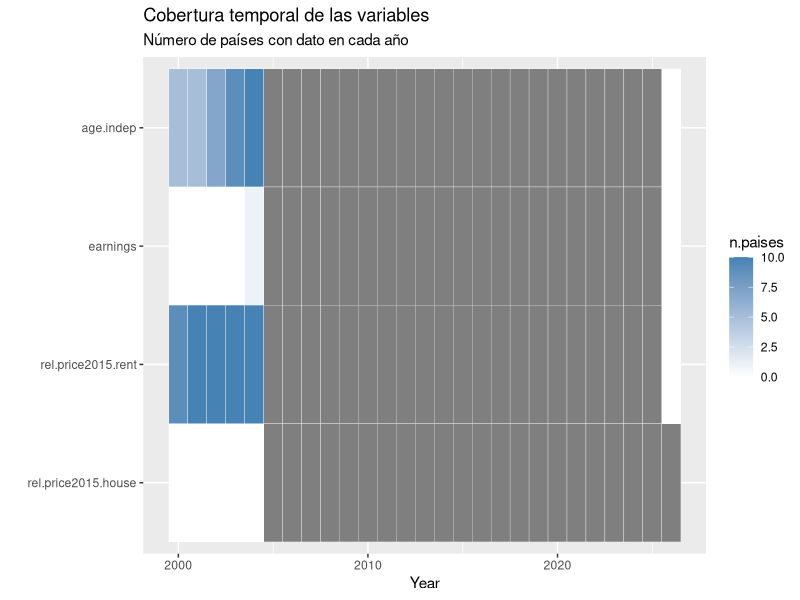
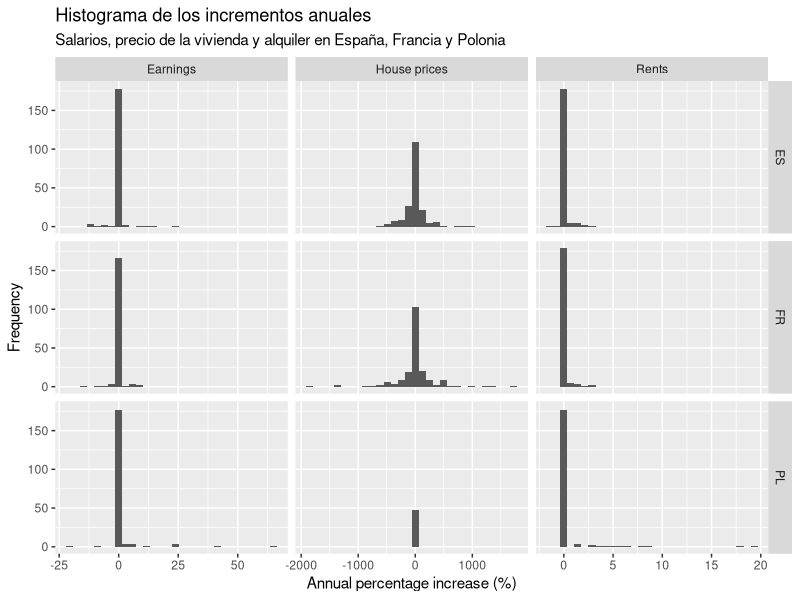
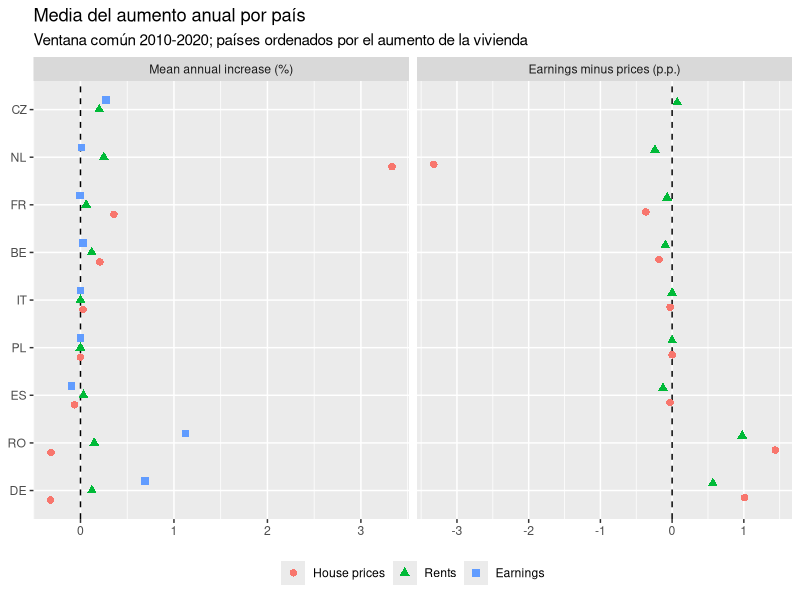
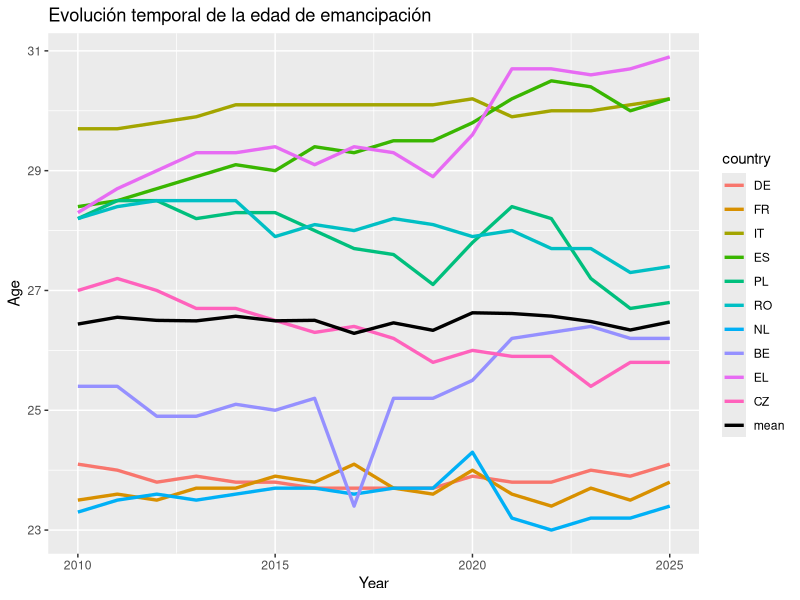
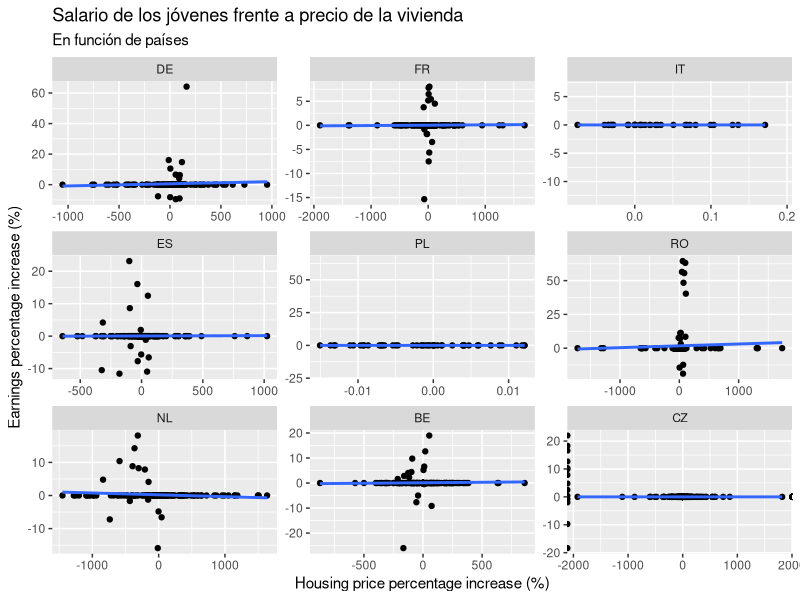
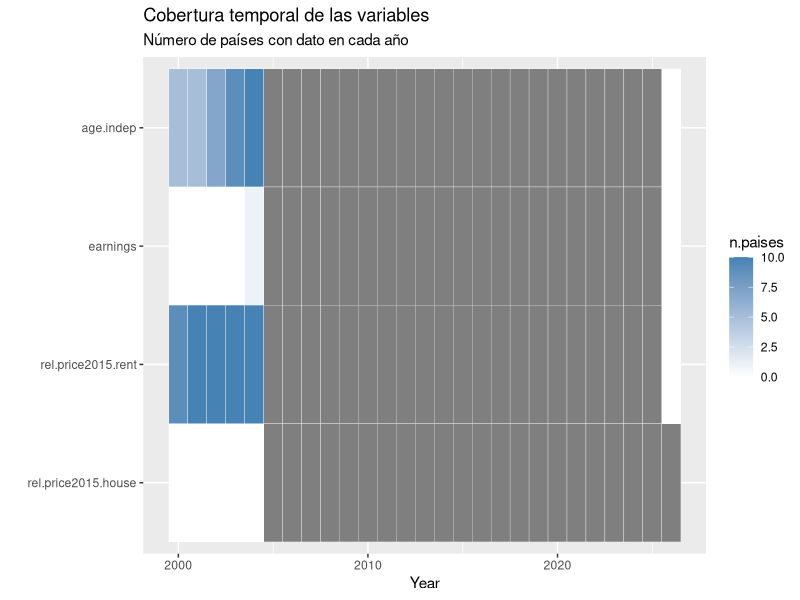
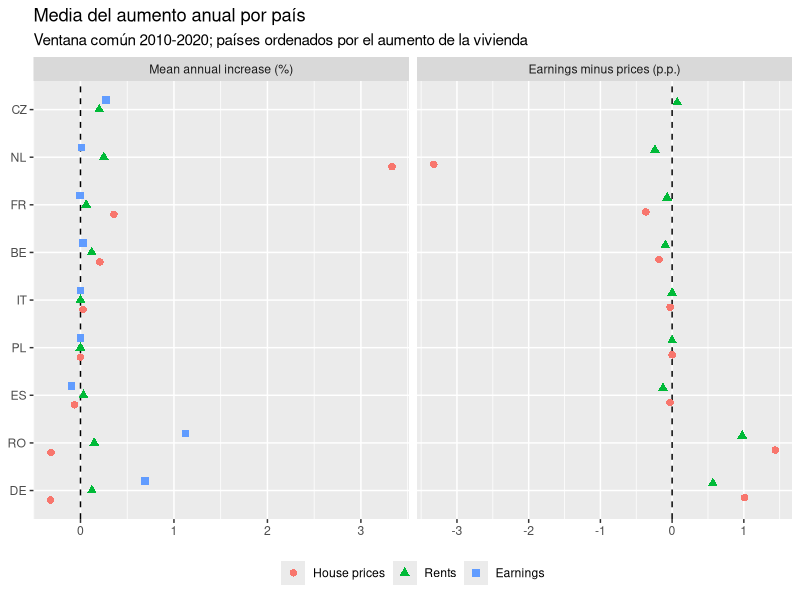
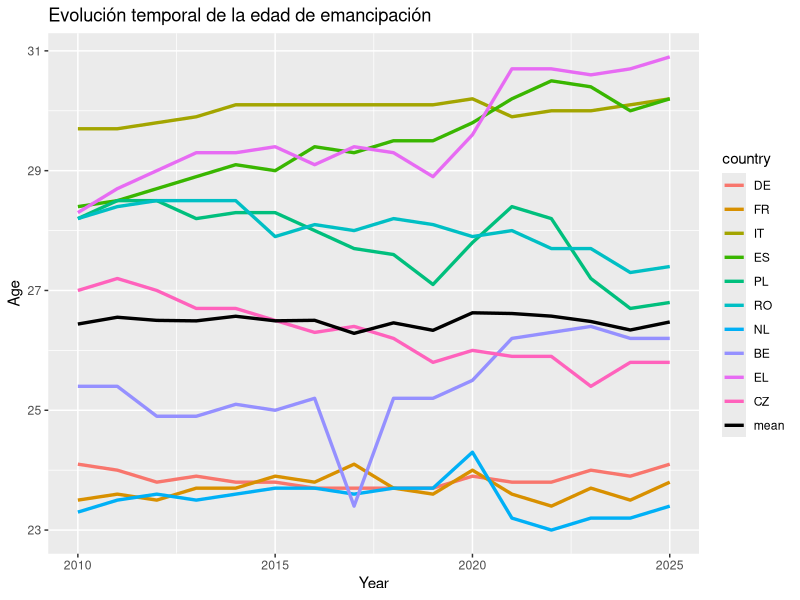

These figures' R source, in order: (Note: this script raises an error after producing the figures.)
## ---- chunk 1
knitr::opts_chunk$set(fig.width = 6.5, fig.height = 3.5, out.width = '100%',
                      echo = FALSE, message = FALSE, warning = FALSE)
# Tamaño por defecto de las figuras: 6.5 x 4.5 pulgadas, ajustadas al ancho del texto de la plantilla MDPI
## ---- chunk 2
library(readr)
library(stringr)
library(dplyr)
library(tidyr)
library(magrittr)
library(lubridate)
library(ggplot2)
library(GGally)
## ---- chunk 3
# Cargamos el dataframe
poblacion <- read_tsv('data/poblacion_paises.tsv')

# Limpiamos los nombres de la variable country para obtener los nombres de los paises
colnames(poblacion)[1] <- 'country'
poblacion %<>% mutate(country = sub("^.*,", "", country)) %>% mutate(across(-1, ~ as.numeric(gsub('[^0-9.]', '', .x))))

# Calculamos la media poblacional de cada pais desde el 2000 hasta hoy
poblacion %<>% transmute(country, population = rowMeans(select(., -country), na.rm = TRUE))

# Ordenamos los paises de mayor a menor poblacion
# Eliminamos algunos que no pertenecen politicamente a Europa
poblacion %<>% arrange(desc(population)) %>% filter(!(country %in% c('RU', 'UA', 'DE_TOT', 'TR', 'FX', 'BY', 'AZ', 'UK')))

# Nos quedamos con los nombres de los 10 primeros
mas.poblacion10 <- poblacion$country[1:10]

# Nos quedamos con los nombres de los 5 primeros
mas.poblacion5 <- poblacion$country[1:5]
## ---- chunk 4
# Cargamos el dataframe
indep.resid <- read_tsv('data/edad_independencia_residencial.tsv')

# La primera columna viene con los valores de sex y country, por lo que hay que separarlos
colnames(indep.resid)[1] <- 'sex.country'
indep.resid %<>% mutate(sex.country = sub("^.*,([^,]*,[^,]*)$", "\\1", sex.country)) %>% separate(sex.country, into = c('sex', 'country'), sep = ',') %>% mutate(sex = factor(sex))

# Aqui pasamos los valores de edad de emancipacion en funcion de año a formato tidy
# Filtramos para quedarnos con sex = 'T', el total, ya que no nos interesa la diferenciacion por sexos
# Nos quedamos con los 10 paises mas poblados
indep.resid %<>% mutate(across(c(-1, -2), ~ as.numeric(gsub('[^0-9.]', '', .x)))) %>% pivot_longer(cols = c(-1, -2), names_to = 'year', values_to = 'age.indep') %>% mutate(year = as.numeric(year)) %>% filter(sex == 'T' & country %in% mas.poblacion10) %>% select(-sex) %>% mutate(country = factor(country, levels = mas.poblacion10, labels = mas.poblacion10))
## ---- chunk 5
precio.vivienda <- read_tsv('data/precio_vivienda.tsv')

colnames(precio.vivienda)[1] <- 'country'
precio.vivienda %<>% mutate(country = sub(".*,", "", country))

precio.vivienda %<>% mutate(across(-1, ~ as.numeric(gsub('[^0-9.]', '', .x)))) %>% pivot_longer(cols = -1, names_to = 'year.quadri', values_to = 'rel.price2015.house')

# Como el indice viene por cuatrimestres, nos quedamos con 1 solo valor, el correspondiente al cuatrimestre 1
precio.vivienda %<>% separate(year.quadri, into = c('year', 'quadri'), sep = '-') %>% mutate(quadri = factor(quadri, ordered=TRUE)) %>% mutate(year = as.numeric(year)) %>% filter(country %in% mas.poblacion10 & quadri == 'Q1') %>% select(-quadri) %>% mutate(country = factor(country, levels = mas.poblacion10, labels = mas.poblacion10))
## ---- chunk 6
precio.alquiler <- read_tsv('data/precio_alquiler.tsv')

colnames(precio.alquiler)[1] <- 'country'
precio.alquiler %<>% mutate(country = sub(".*,", "", country))

precio.alquiler %<>% mutate(across(-1, ~ as.numeric(gsub('[^0-9.]', '', .x)))) %>% pivot_longer(cols = -1, names_to = 'year', values_to = 'rel.price2015.rent') %>% mutate(year = as.numeric(year)) %>% filter(country %in% mas.poblacion10) %>% mutate(country = factor(country, levels = mas.poblacion10, labels = mas.poblacion10))
## ---- chunk 7
salarios2 <- read_tsv('data/salarios2.tsv')

# Este dataframe ha sido obtenido de otra fuente
# Por eso los nombres de los paises vienen en otro formato y hay que hacer el filtrado manualmente otra vez 
salarios2 %<>% transmute(country = ref_area.label, year = time, earnings = 0.9*obs_value, source = factor(source.label))
names.country <- c('Germany', 'France', 'Italy', 'Spain', 'Poland', 'Romania', 'Netherlands', 'Belgium', 'Greece', 'Czechia')
names.country %in% salarios2$country
salarios2 %<>% filter(country %in% names.country) %>% mutate(country = factor(country, levels = names.country, labels = mas.poblacion10))

# En algunos paises se ha cambiado el metodo de cuantificar los salarios, por lo que hay saltos muy grandes de un año a otro
# Identificamos los paises en los que ha pasado esto
major.source <- salarios2 %>% count(country, source) %>% group_by(country) %>% arrange(desc(n)) %>% slice(1) %>% mutate(major.source = source) %>% select(c(-source, -n))

# Para no estropear la tendencia temporal, nos quedamos con los datos correspondientes a 1 solo metodo, del que mas observaciones haya
salarios2 %<>% full_join(major.source) %>% mutate(earnings = ifelse(source == major.source, earnings, NA)) %>% select(c(-major.source, -source))
## ---- chunk 8
# Juntamos todas las variables en un dataframe por paises y años
jovenes.df <- indep.resid %>% full_join(salarios2) %>% full_join(precio.alquiler) %>% full_join(precio.vivienda) 
## ---- chunk 9
sumario.jovenes <- data.frame(variable = colnames(jovenes.df))
sumario.jovenes$type <- sapply(jovenes.df, function(x) class(x)[1])
sumario.jovenes$levels <- sapply(jovenes.df, function(x) length(unique(x)))
sumario.jovenes$topLevel <- sapply(jovenes.df, function(x) names(which.max(table(x))))
sumario.jovenes$topCount <- sapply(jovenes.df, function(x) max(table(x)))
sumario.jovenes$topFrac <- sumario.jovenes$topCount / nrow(jovenes.df)
sumario.jovenes$missFreq <- sapply(jovenes.df, function(x) sum(is.na(x)))
sumario.jovenes$missFrac <- sumario.jovenes$missFreq / nrow(jovenes.df)


tab.df <- sumario.jovenes
num <- suppressWarnings(as.numeric(tab.df$topLevel))
tab.df$topLevel <- ifelse(is.na(num), tab.df$topLevel, format(round(num, 2), trim = TRUE, drop0trailing = TRUE))

tab.sumario <- knitr::kable(tab.df, format = 'latex', booktabs = TRUE, linesep = '', digits = 3, align = c('l', 'l', 'r', 'r', 'r', 'r', 'r', 'r'), col.names = c('Variable', 'Type', 'Levels', 'Top level', 'Top count', 'Top frac.', 'Miss. freq.', 'Miss. frac.'))
knitr::asis_output(paste0('\\begin{table}[H]\n\\caption{Resumen de las variables del conjunto de datos.}\n\\centering\\footnotesize\\setlength{\\tabcolsep}{4pt}\n', paste(tab.sumario, collapse = '\n'), '\n\\end{table}\n'))
## ---- chunk 10
dim(jovenes.df)
# Numero de registros y de variables

vars.num <- setdiff(colnames(jovenes.df)[sapply(jovenes.df, is.numeric)], 'year')
vars.num
# Variables cuantitativas continuas. 'country' es cualitativa nominal y 'year' es cuantitativa discreta (indice temporal)

por.var <- function(f) unname(sapply(jovenes.df[vars.num], f))
# Aplica una funcion a cada variable numerica y devuelve un vector sin nombres
## ---- chunk 11
cobertura <- jovenes.df %>% group_by(year) %>% summarise(across(all_of(vars.num), ~ sum(!is.na(.x)))) %>% pivot_longer(-year, names_to = 'variable', values_to = 'n.paises') %>% mutate(variable = factor(variable, levels = rev(vars.num)))

ggplot(cobertura, aes(x = year, y = variable, fill = n.paises)) + geom_tile(color = 'white') + scale_fill_gradient(low = 'white', high = 'steelblue', limits = c(0, length(unique(jovenes.df$country)))) + labs(title = 'Cobertura temporal de las variables', subtitle = 'Número de países con dato en cada año') + xlab('Year') + ylab('')
ggsave('results/univ_cobertura.pdf', width = 14, height = 10, dpi = 300)
## ---- chunk 12
# Limitamos el estudio desde el 2010 hasta el 2025
jovenes.df %<>% filter(year >= 2010 & year <= 2025)

# Obtenemos el primer año en el que comienzan las medidas de salarios y precios
# Tomamos este año como valor de referencia para poder compararlos luego mas facilmente
year.start <- jovenes.df %>% group_by(country) %>% arrange(year) %>% select(c(country, year, rel.price2015.rent, rel.price2015.house, earnings)) %>%  filter(if_all(everything(), ~ !is.na(.x))) %>% slice(1) %>% ungroup() %>% transmute(country, year.start = year)

jovenes.df <- full_join(jovenes.df, year.start)

# Ahora tomamos, para cada variable, un valor de 100 en el año de referencia, asi las podremos comparar mejor graficamente
jovenes.df %<>% group_by(country) %>% mutate(earnings = earnings/earnings[year == unique(year.start)]*100, price.rent = rel.price2015.rent/rel.price2015.rent[year == unique(year.start)]*100, price.house = rel.price2015.house/rel.price2015.house[year == unique(year.start)]*100) %>% select(c(-year.start, -rel.price2015.rent, -rel.price2015.house)) %>% ungroup()

# Calculamos el aumento porcentual de los salarios, alquileres y precio de la vivienda para cada año
jovenes.df %<>%
  group_by(country) %>%
  arrange(year, .by_group = TRUE) %>%
  mutate(
    age.diff = age.indep - lag(age.indep),
    earn.diff = earnings - lag(earnings),
    house.diff = price.house - lag(price.house),
    rent.diff = price.rent - lag(price.rent)
  ) %>%
  ungroup()
## ---- chunk 13
# Calculamos ahora cuales son las variables cuantitativas continuas tras las transformaciones
vars.num <- setdiff(colnames(jovenes.df)[sapply(jovenes.df, is.numeric)], 'year')
vars.num
## ---- chunk 14
mystats <- function(x, na.omit = TRUE) {
  if (na.omit) x <- x[!is.na(x)]
  m <- mean(x)
  n <- length(x)
  s <- sd(x)
  skew <- sum((x - m)^3 / s^3) / n
  kurt <- sum((x - m)^4 / s^4) / n - 3
  return(c(n = n, mean = m, trimmed = mean(x, trim = 0.1), median = median(x), min = min(x), q1 = quantile(x, 0.25, names = FALSE), q3 = quantile(x, 0.75, names = FALSE), max = max(x), stdev = s, var = var(x), mad = mad(x), IQR = IQR(x), skew = skew, kurtosis = kurt))
}
# Funcion del Tema 6 (asimetria y curtosis en exceso), ampliada con media recortada (10%), cuartiles, rango intercuartilico y MAD

estad <- sapply(jovenes.df[vars.num], mystats)

t(round(estad[c('n', 'mean', 'trimmed', 'median', 'min', 'q1', 'q3', 'max'), ], 2))
# Tendencia central y posicion

t(round(estad[c('stdev', 'var', 'mad', 'IQR', 'skew', 'kurtosis'), ], 2))
# Dispersion y forma (skew > 0: cola larga a la derecha; kurtosis > 0: colas mas pesadas que la normal)
## ---- chunk 15
# Estadisticos de cada variable calculados por pais (5 paises mas poblados)
nm <- names(mystats(c(0, 1)))
mystats.pais <- function(x) if (all(is.na(x))) setNames(rep(NA_real_, length(nm)), nm) else mystats(x)
estad.pais <- lapply(mas.poblacion5, function(p) t(sapply(jovenes.df[jovenes.df$country == p, vars.num], mystats.pais)))
names(estad.pais) <- mas.poblacion5
# estad.pais[[pais]]: una fila por variable y una columna por estadistico (n, mean, trimmed, median, ..., kurtosis)

# Tabla compacta: media y desviacion tipica (SD) de cada variable en cada pais
nc <- length(mas.poblacion5)
mat <- do.call(cbind, lapply(mas.poblacion5, function(p) round(estad.pais[[p]][, c('mean', 'stdev')], 2)))
tab.df <- data.frame(variable = vars.num, mat, check.names = FALSE, row.names = NULL)

tab.k <- knitr::kable(tab.df, format = 'latex', booktabs = TRUE, linesep = '', digits = 2, align = c('l', rep('r', 2 * nc)), col.names = c('Variable', rep(c('Mean', 'SD'), nc)))

# Cabecera con el nombre de cada pais sobre sus dos columnas, y dos bloques: niveles y variaciones anuales (variables .diff)
lin <- unlist(strsplit(paste(tab.k, collapse = '\n'), '\n'))
i.mid <- grep('^\\\\midrule', lin)[1]
i.bot <- grep('^\\\\bottomrule', lin)
cuerpo <- lin[(i.mid + 1):(i.bot - 1)]
es.diff <- grepl('\\.diff$', vars.num)
cab <- paste0(' & ', paste0('\\multicolumn{2}{c}{', mas.poblacion5, '}', collapse = ' & '), ' \\\\')
cmr <- paste0('\\cmidrule(lr){', seq(2, by = 2, length.out = nc), '-', seq(3, by = 2, length.out = nc), '}', collapse = '')
bloque <- function(titulo) paste0('\\midrule\\multicolumn{', 2 * nc + 1, '}{l}{\\textit{', titulo, '}}\\\\')
tabla <- paste(c(lin[1:(i.mid - 2)], cab, cmr, lin[i.mid - 1], cuerpo[!es.diff], cuerpo[es.diff], lin[i.bot:length(lin)]), collapse = '\n')

knitr::asis_output(paste0('\\begin{table}[H]\n\\caption{Media y desviación típica (SD) por país de las variables numéricas (5 países más poblados).}\n\\centering\\footnotesize\\setlength{\\tabcolsep}{3pt}\n\\resizebox{\\ifdim\\width>\\linewidth\\linewidth\\else\\width\\fi}{!}{%\n', tabla, '}\n\\end{table}\n'))
## ---- chunk 16
paises.excluir <- character(0)
# Paises que se quieran dejar fuera del estudio (por ejemplo, uno con una serie muy corta que acorte la ventana comun). Grecia ya queda fuera porque no tiene serie de vivienda

aumentos <- jovenes.df %>% filter(!country %in% paises.excluir) %>% select(country, year, earnings, price.rent, price.house, earn.pct = earn.diff, rent.pct = rent.diff, house.pct = house.diff)
# Aumento porcentual: la propia .diff (variacion anual del indice, que vale 100 en el año base)

vars.pct <- c('house.pct', 'rent.pct', 'earn.pct')
# Variables del estudio: aumento porcentual de la vivienda, del alquiler y de los salarios

rango.paises <- aumentos %>% filter(!is.na(earnings) & !is.na(price.rent) & !is.na(price.house)) %>% group_by(country) %>% summarise(primero = min(year), ultimo = max(year), .groups = 'drop') %>% as.data.frame()
# Primer y ultimo año con las tres series disponibles en cada pais

year.ini <- max(rango.paises$primero)
year.fin <- min(rango.paises$ultimo)
c(year.ini = year.ini, year.fin = year.fin)
# Ventana comun: desde el ultimo de los primeros años hasta el primero de los ultimos

aum.comun <- aumentos %>% filter(year > year.ini & year <= year.fin) %>% filter(if_all(all_of(vars.pct), ~ !is.na(.x)))
# Variaciones anuales dentro de la ventana comun (la primera es la de year.ini + 1) y sin datos ausentes

aum.comun %>% count(country) %>% as.data.frame()
## ---- chunk 17
medias.pais <- aum.comun %>% group_by(country) %>% summarise(n.years = n(), across(all_of(vars.pct), mean), .groups = 'drop') %>% mutate(earn.menos.house = earn.pct - house.pct, earn.menos.rent = earn.pct - rent.pct) %>% as.data.frame()
# Media anual de cada pais en la ventana comun y diferencias entre variables

# Tabla con los valores de la figura (mismo orden: de mayor a menor aumento de la vivienda)
n.pais <- nrow(medias.pais)
n.house <- sum(medias.pais$earn.menos.house > 0)
n.rent <- sum(medias.pais$earn.menos.rent > 0)

tab.med <- medias.pais %>% arrange(desc(house.pct)) %>% select(country, house.pct, rent.pct, earn.pct, earn.menos.house, earn.menos.rent)
tab.med <- knitr::kable(tab.med, format = 'latex', booktabs = TRUE, linesep = '', digits = 2, align = c('l', rep('r', 5)), escape = FALSE, col.names = c('Country', 'House', 'Rent', 'Earnings', 'Earn.$-$House', 'Earn.$-$Rent'))

knitr::asis_output(paste0('\\begin{table}[H]\n\\caption{Media anual del aumento (\\%) de los precios de la vivienda, del alquiler y de los salarios en ', year.ini, '-', year.fin, ', y diferencia entre salarios y precios (p.p.). Los salarios crecen más que la vivienda en ', n.house, ' de ', n.pais, ' países y más que el alquiler en ', n.rent, ' de ', n.pais, '.}\n\\centering\\footnotesize\n', paste(tab.med, collapse = '\n'), '\n\\end{table}\n'))
## ---- chunk 18
# Histogramas de los incrementos anuales (los mismos de antes, bins = 30) de salarios, vivienda y alquiler en tres paises
paises.hist <- c('ES', 'FR', 'PL')

hist.df <- jovenes.df %>% filter(country %in% paises.hist) %>% select(country, earn.diff, house.diff, rent.diff) %>% pivot_longer(-country, names_to = 'variable', values_to = 'aumento') %>% mutate(country = factor(country, levels = paises.hist), variable = factor(variable, levels = c('earn.diff', 'house.diff', 'rent.diff'), labels = c('Earnings', 'House prices', 'Rents')))

ggplot(hist.df, aes(x = aumento)) + geom_histogram(bins = 30, na.rm = TRUE) + facet_grid(country ~ variable, scales = 'free_x') + xlab('Annual percentage increase (%)') + ylab('Frequency') + labs(title = 'Histograma de los incrementos anuales', subtitle = 'Salarios, precio de la vivienda y alquiler en España, Francia y Polonia')
## ---- chunk 19
# Figura compacta: a la izquierda, media anual del aumento de la vivienda, el alquiler y los salarios; a la derecha, diferencia entre salarios y precios (p.p. = puntos porcentuales)
orden <- as.character(medias.pais$country[order(medias.pais$house.pct)])
etq <- c(house.pct = 'House prices', rent.pct = 'Rents', earn.pct = 'Earnings')
pan <- c('Mean annual increase (%)', 'Earnings minus prices (p.p.)')

medias.fig <- bind_rows(
  medias.pais %>% select(country, house.pct, rent.pct, earn.pct) %>% pivot_longer(-country, names_to = 'variable', values_to = 'valor') %>% mutate(panel = pan[1]),
  medias.pais %>% transmute(country, house.pct = earn.menos.house, rent.pct = earn.menos.rent) %>% pivot_longer(-country, names_to = 'variable', values_to = 'valor') %>% mutate(panel = pan[2])
) %>% mutate(country = factor(country, levels = orden), variable = factor(variable, levels = names(etq), labels = etq), panel = factor(panel, levels = pan))

ggplot(medias.fig, aes(x = valor, y = country, color = variable, shape = variable, group = variable)) + geom_vline(xintercept = 0, linetype = 2) + geom_point(size = 2.2, position = position_dodge(width = 0.6)) + facet_wrap(~panel, scales = 'free_x') + labs(title = 'Media del aumento anual por país', subtitle = paste0('Ventana común ', year.ini, '-', year.fin, '; países ordenados por el aumento de la vivienda'), x = NULL, y = NULL, color = NULL, shape = NULL) + theme(legend.position = 'bottom')
ggsave('results/univ_aumentos_medias.pdf', width = 6.5, height = 3.5, dpi = 300)
## ---- chunk 20
age.mean <- jovenes.df %>% group_by(year) %>% summarise(age.mean = mean(age.indep, na.rm = TRUE), .groups = "drop")
ggplot() + geom_line(data = jovenes.df, mapping = aes(x = year, y = age.indep, color = country), linewidth = 1.15, na.rm = TRUE) + geom_line(data = age.mean, mapping = aes(x = year, y = age.mean, color = 'mean'), linewidth = 1.15, na.rm = TRUE) +
  scale_color_manual(values = c(setNames(scales::hue_pal()(length(unique(jovenes.df$country))), unique(jovenes.df$country)), "mean" = "black")) +
  labs(title = 'Evolución temporal de la edad de emancipación') + xlab('Year') + ylab('Age')
ggsave('results/edad_emancipacion.pdf', width = 14, height = 10, dpi = 300)
## ---- chunk 21
media.edad <- jovenes.df %>% group_by(country) %>% summarise(n.years = n(), media = round(mean(age.indep, na.rm = TRUE),2), media.diff = round(mean(age.diff, na.rm = TRUE),2), total.dif = age.indep[length(age.indep)]-age.indep[1], .groups = 'drop') %>% as.data.frame()
media.edad
# Media anual de cada pais de la edad de emancipación
## ---- chunk 22
jovenes.df %>% filter(country != 'EL') %>% ggplot(aes(x = house.diff, y = earn.diff)) + geom_point(na.rm = TRUE) + 
   geom_smooth(method = "lm", se = FALSE, na.rm = TRUE) + facet_wrap(.~country, nrow = 4, scales = 'free') + ylab('Earnings percentage increase (%)') + xlab('Housing price percentage increase (%)') + labs(title = 'Salario de los jóvenes frente a precio de la vivienda', subtitle = 'En función de países')
## ---- chunk 23
jovenes.df %>% filter(country != 'EL') %>% group_by(country) %>% summarise(cor.pearson = cor(earn.diff, house.diff, method = 'pearson', use = 'complete.obs'), cor.spearman = cor(earn.diff, house.diff, method = 'spearman', use = 'complete.obs'))
## ---- chunk 24
jovenes.df %>% filter(country != 'EL') %>% group_by(country) %>% summarise(slope = lm(earn.diff ~ house.diff)[[1]][2])
## ---- chunk 25
jovenes.df %>% filter(country != 'EL') %>% ggplot(aes(x = rent.diff, y = earn.diff)) + geom_point(na.rm = TRUE) + 
  geom_smooth(method = "lm", se = FALSE, na.rm = TRUE) + facet_wrap(.~country, nrow = 4, scales = 'free') + ylab('Earnings percentage increase (%)') + xlab('Rent percentage increase (%)') + labs(title = 'Salario de los jóvenes frente a precio del alquiler', subtitle = 'En función de países')
## ---- chunk 26
jovenes.df %>% filter(country != 'EL') %>% group_by(country) %>% summarise(cor.pearson = cor(earn.diff, rent.diff, method = 'pearson', use = 'complete.obs'), cor.spearman = cor(earn.diff, rent.diff, method = 'spearman', use = 'complete.obs'))
## ---- chunk 27
jovenes.df %>% filter(country != 'EL') %>% group_by(country) %>% summarise(slope = lm(earn.diff ~ rent.diff)[[1]][2])
## ---- chunk 28
ggplot(data = filter(jovenes.df, country != 'EL', year >= 2005 & year <= 2025)) + 
  geom_line(aes(x = year, y = earnings, color = 'earnings'), linewidth = 1, na.rm = TRUE) + 
  geom_line(aes(x = year, y = price.house, color = 'house buying'), linewidth = 1, linetype = 2, na.rm = TRUE) + 
  geom_line(aes(x = year, y = price.rent, color = 'rent'), linewidth = 1, linetype = 3, na.rm = TRUE) + facet_wrap(.~country, nrow = 4, scales = 'free_y') + labs(title = 'Evolución porcentual del salario de los jóvenes, precio de la vivienda y precio del alquiler', subtitle = 'En función de países') + xlab('Year') + ylab('Percentage increase (%)')
ggsave('results/viviendas_salarios.pdf', width = 14, height = 10, dpi = 300)
## ---- chunk 29
jovenes.df %>% select(country, earn.diff, house.diff, rent.diff) %>% filter(complete.cases(.)) %>% group_by(country) %>% summarise(earn.total.dif = sum(earn.diff, na.rm = TRUE), house.total.dif = sum(house.diff, na.rm = TRUE), rent.total.dif = sum(rent.diff, na.rm = TRUE), .groups = 'drop') %>% as.data.frame() %>% mutate(earn.m.house = earn.total.dif-house.total.dif, earn.m.rent = earn.total.dif- rent.total.dif)
